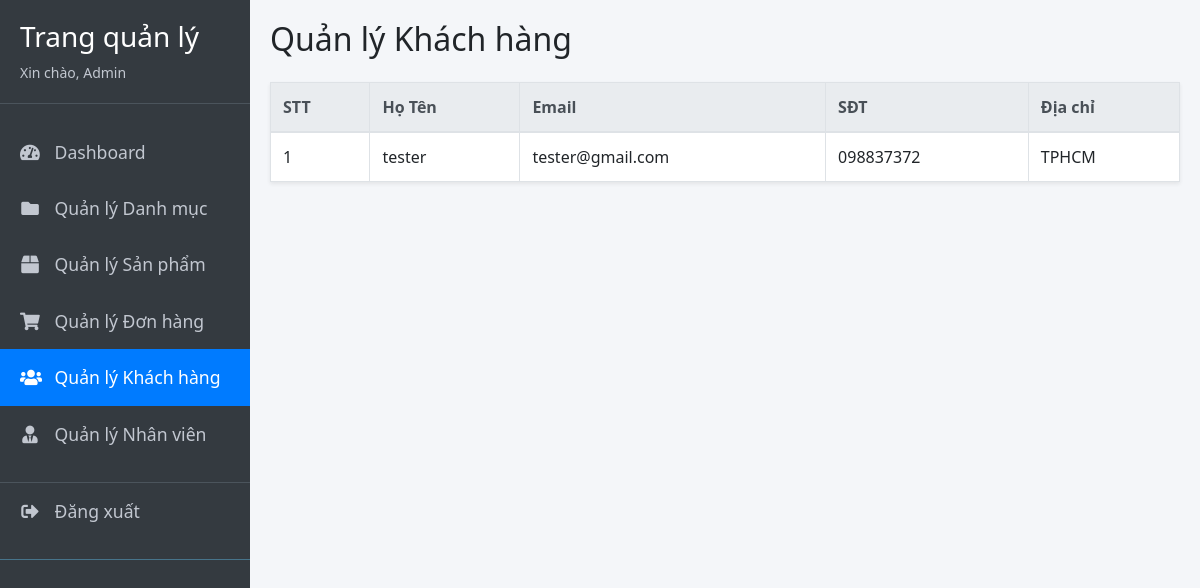
The page /admin/customer/index.php on the database its author committed.
### tables this page shows
CREATE TABLE `tbl_dangky` (
  `id_dangky` int(11) NOT NULL,
  `tenkhachhang` varchar(200) NOT NULL,
  `tendangnhap` varchar(200) NOT NULL,
  `email` varchar(100) NOT NULL,
  `diachi` varchar(200) NOT NULL,
  `matkhau` varchar(100) NOT NULL,
  `dienthoai` varchar(20) NOT NULL
);

### database/dbhelper.php (called while the page is built, shortened)
<?php
function executeResult($sql)
{
	$con = mysqli_connect(HOST, USERNAME, PASSWORD, DATABASE);
    mysqli_set_charset($con, 'UTF8');
	$result = mysqli_query($con, $sql);
	$data   = [];
	if ($result) {
		while ($row = mysqli_fetch_array($result, 1)) {
			$data[] = $row;
		}
	}
	return $data;
}

### admin/customer/index.php (the view, shortened to what this page needs)
<?php
require_once('../../database/dbhelper.php');
$sql = "SELECT * FROM tbl_dangky";
$customerList = executeResult($sql);
?>
<!DOCTYPE html>
<html>
<head>
    <link rel="stylesheet" href="https://maxcdn.bootstrapcdn.com/bootstrap/4.4.1/css/bootstrap.min.css">
    <link rel="stylesheet" href="https://cdnjs.cloudflare.com/ajax/libs/font-awesome/5.15.4/css/all.min.css">
</head>
<body>
    <div class="wrapper">
        <nav id="sidebar">
            <div class="sidebar-header">
                <h3>Trang quản lý</h3>
                <div style="font-size: 14px; color: #c2c7d0;">Xin chào, <?php echo $_COOKIE['user'] ?? 'Admin'; ?></div>
            </div>
            <ul class="list-unstyled components">
                <li><a href="../index.php"><i class="fas fa-tachometer-alt"></i> Dashboard</a></li>
                <li><a href="../category/index.php"><i class="fas fa-folder"></i> Quản lý Danh mục</a></li>
                <li><a href="../product/index.php"><i class="fas fa-box"></i> Quản lý Sản phẩm</a></li>
                <li><a href="../dashboard.php"><i class="fas fa-shopping-cart"></i> Quản lý Đơn hàng</a></li>
                <li class="active"><a href="index.php"><i class="fas fa-users"></i> Quản lý Khách hàng</a></li>
                <li><a href="../staff/index.php"><i class="fas fa-user-tie"></i> Quản lý Nhân viên</a></li>
                <li><a href="/Web/logout.php" style="border-top: 1px solid #4b545c; margin-top: 20px;"><i class="fas fa-sign-out-alt"></i> Đăng xuất</a></li>
            </ul>
        </nav>
        <div id="content">
            <div class="panel panel-primary">
                <div class="panel-heading">
                    <h2 class="text-left mb-4">Quản lý Khách hàng</h2>
                </div>
                <div class="panel-body">
                    <table class="table table-bordered table-hover bg-white shadow-sm">
                        <thead class="thead-light">
                            <tr>
                                <th>STT</th>
                                <th>Họ Tên</th>
                                <th>Email</th>
                                <th>SĐT</th>
                                <th>Địa chỉ</th>
                            </tr>
                        </thead>
                        <tbody>
                            <?php
                            $index = 0;
                            foreach ($customerList as $item) {
                                echo '<tr>
                                        <td>' . (++$index) . '</td>
                                        <td>' . $item['tenkhachhang'] . '</td>
                                        <td>' . $item['email'] . '</td>
                                        <td>' . $item['dienthoai'] . '</td>
                                        <td>' . $item['diachi'] . '</td>';
                                echo '</tr>';
                            }
                            ?>
                        </tbody>
                    </table>
                </div>
            </div>
        </div>
    </div>
</body>
</html>

### admin/customer/index.php (style rules this page uses)
body { font-family: 'Segoe UI', Tahoma, Geneva, Verdana, sans-serif; background-color: #f4f6f9; }
.wrapper { display: flex; width: 100%; align-items: stretch; }
#sidebar { min-width: 250px; max-width: 250px; background: #343a40; color: #fff; transition: all 0.3s; min-height: 100vh; }
#sidebar .sidebar-header { padding: 20px; background: #343a40; border-bottom: 1px solid #4b545c; }
#sidebar ul.components { padding: 20px 0; border-bottom: 1px solid #47748b; }
#sidebar ul li a { padding: 15px 20px; font-size: 1.1em; display: block; color: #c2c7d0; text-decoration: none; }
#sidebar ul li.active > a { color: #fff; background: #007bff; }
#sidebar ul li a i { margin-right: 10px; width: 20px; text-align: center; }
#content { width: 100%; padding: 20px; min-height: 100vh; transition: all 0.3s; }

### rows shown on the page
tbl_dangky: tenkhachhang "tester", email "tester@gmail.com", dienthoai "098837372", diachi "TPHCM"

### other values the page prints
$_COOKIE['user'] "Admin"
